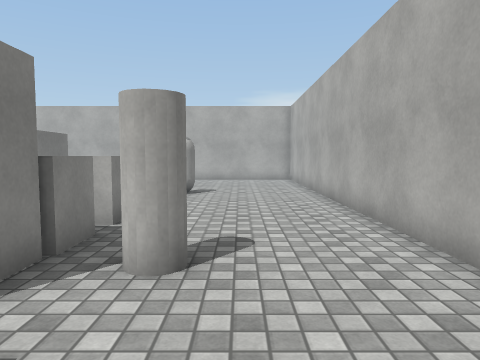
View 1 (above)

16 first-person views from a walk through a scene from a Unity 3-D project. The camera is 1.3 m above the floor, tilts 4° down and sees 70° across. The floor is counted in squares, 1 m on a side. Each view is taken from the middle of a square. On the plan, view 1 faces up. The plan holds only what a view shows up to about 15 squares ahead; the rest is blank. The player is left out. Surface patterns are stand-ins for the level's own textures.

View 2
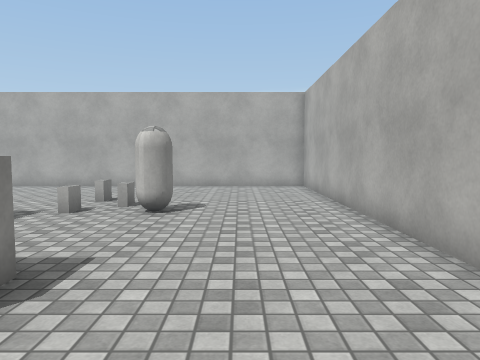

View 3
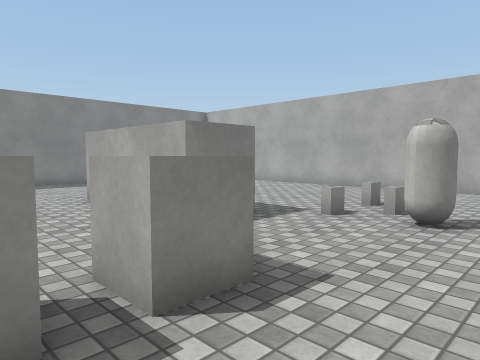

View 4
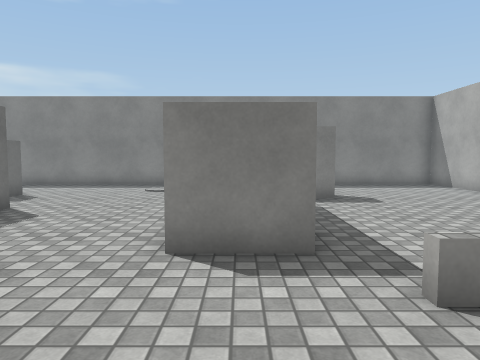

View 5
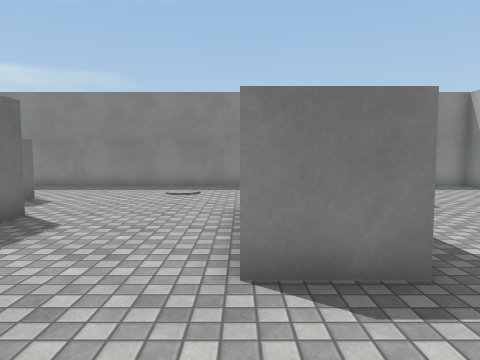

View 6
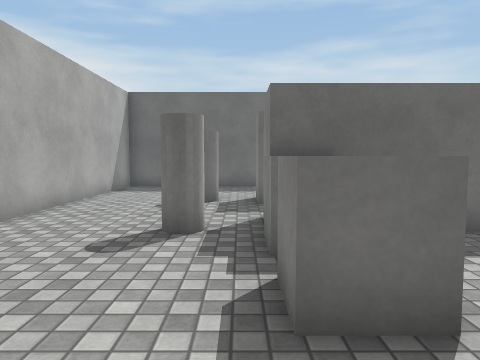

View 7
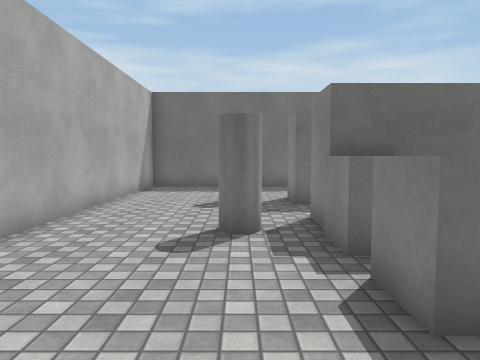

View 8
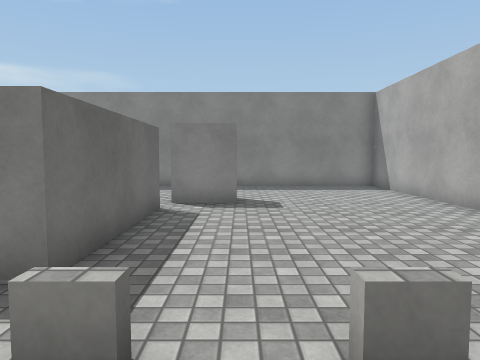

View 9
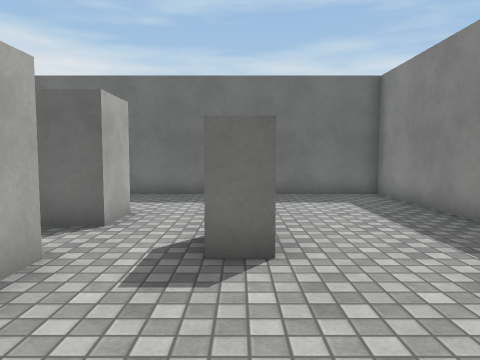

View 10
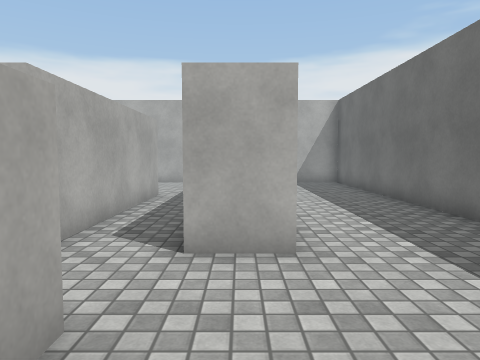

View 11
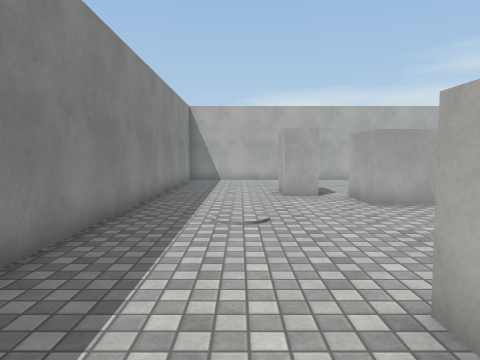

View 12
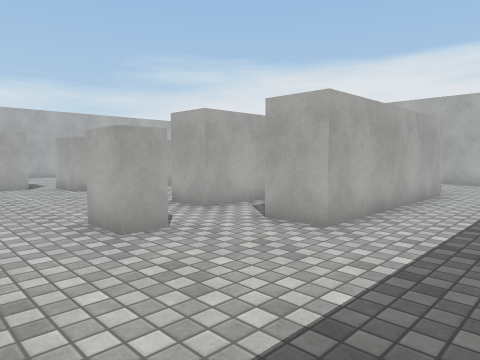

View 13
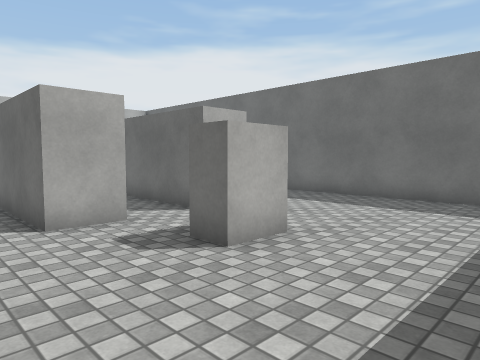

View 14
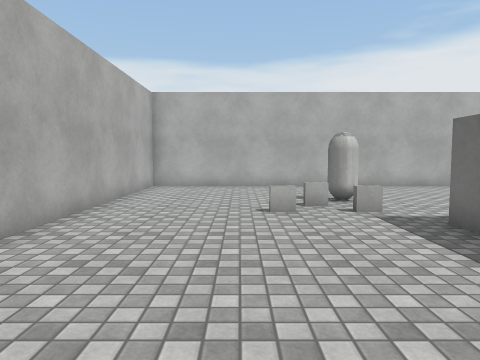

View 15
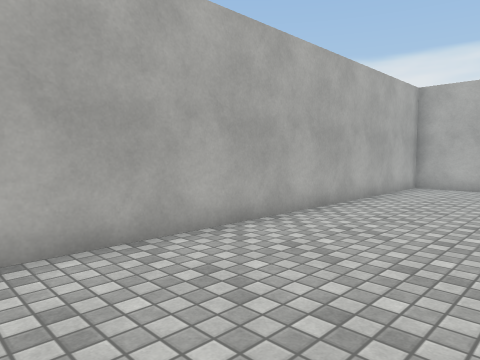

View 16
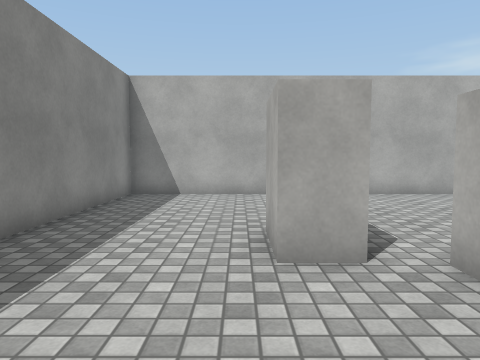

### Floor plan
Points are (right, up) in squares from view 1. A wall is a line through its corners. A room is listed if a view was taken in it or the views show most of it. See-through windows are left out.
Room 1 (views 1, 2, 3, 4, 5, 6, 7, 8, 9, 10, 11, 12, 13, 14, 15, 16)
walls: (-5.5, 9) (-10.5, 9) (-10.5, 11) (-5.5, 11) (-5.5, 9); (-9.5, 4.3) (-2.5, 4.3) (-2.5, 2.7) (-9.5, 2.7) (-9.5, 4.3); (-3, 0.7) (-2.5, 0.7) (-2.5, -0.8) (-9.5, -0.8) (-9.5, 0.7) (-5.5, 0.7); (-16.7, 18.7) (-16.7, -4.8) (2.8, -4.8) (2.8, 18.7) (-16.7, 18.7)
objects: other object (-12, 1) to (-12, 3); other object (-12, 11) to (-12, 13); other object (-4, 12); other object (-4, 14); other object (-3, 5); other object (-3, 7); other object (-3, 13); other object (-2, 12); other object (-1, 0); other object (-1, 4)

Positions as (right, up) in squares from view 1, and headings:
1: (0, 0), facing up
2: (0, 4), facing up
3: (0, 5), facing up-left
4: (-1, 10), facing left
5: (-2, 9), facing left
6: (-2, 10), facing down
7: (-1, 10), facing down
8: (-2, 13), facing left
9: (-12, 7), facing down
10: (-14, 0), facing right
11: (-14, 0), facing up
12: (-15, -4), facing up-right
13: (-16, 6), facing down-right
14: (-12, 15), facing right
15: (-12, 14), facing up-right
16: (-13, 7), facing up
